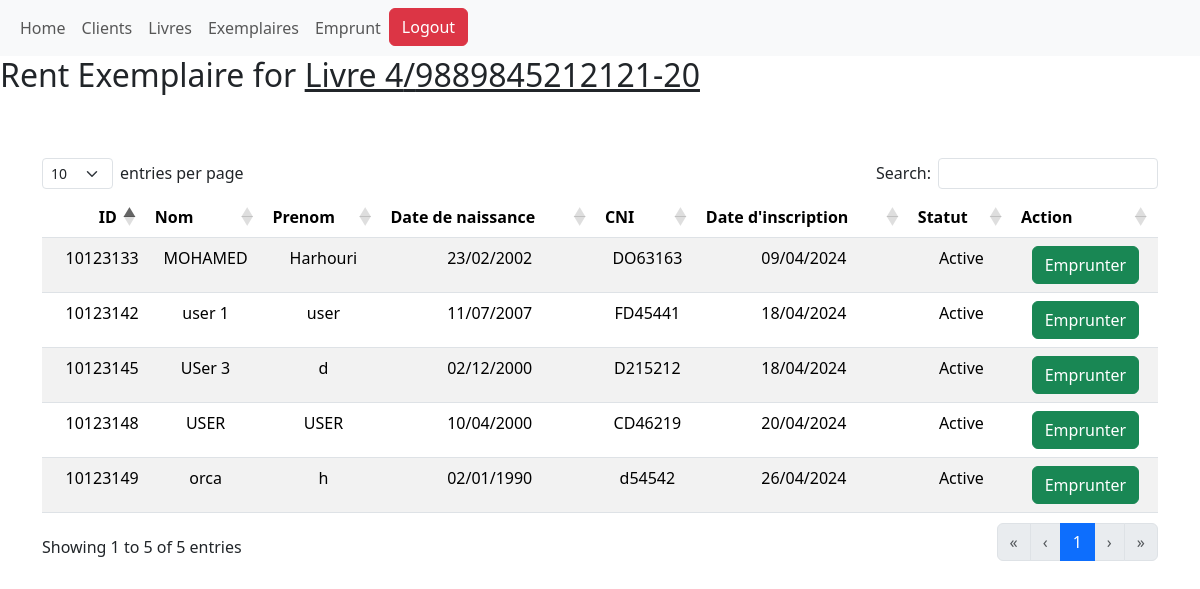
The page /Livre_emprunt/115 (signed in) on the database its author committed.
### Lib_sys/models.py (models this page shows, shortened)
class Livre(models.Model):
    LANGUE_CHOICES = [
        ('', 'Select langue'),
        ('AR','Arabe'),
        ('FR', 'Français'),
        ('EN', 'Anglais'),
        ('ES', 'Espagnol'),
        ('AUTRE', 'Autre'),
    ]
    titre = models.CharField(max_length=100)
    auteur = models.CharField(max_length=100)
    description = models.TextField()
    ISBN = models.CharField(max_length=13)
    langue = models.CharField(max_length=6, choices=LANGUE_CHOICES)
    number_exemplaires = models.PositiveBigIntegerField(default=0)
    quantite = models.PositiveIntegerField(default=0)
    pret = models.BooleanField(default=True)
    def __str__(self):
        return f"{self.titre}"

class Exemplaire(models.Model):
    STATUT_CHOICES = [('Disponible', 'Disponible'),
                    ('Perdu', 'Perdu'),
                    ('Endommagé', 'Endommagé'),
                    ('Prêté', 'Prêté')]
    livre = models.ForeignKey('Livre', on_delete=models.CASCADE)
    numero_exemplaire = models.CharField(max_length=100)
    statut = models.CharField(max_length=50, default='Disponible')

class Client(models.Model):
    STATUT_CHOICES = [
        ('Active', 'Active'),
        ('Non active', 'Non active'),
        ('Banned', 'Banned'),
    ]
    nom = models.CharField(max_length=100)
    prenom = models.CharField(max_length=100)
    date_de_naissance = models.DateField()
    CNI = models.CharField(max_length=20)
    date_d_inscription = models.DateField(auto_now_add=True)
    date_validite = models.DateField(null=True, blank=True)
    statut = models.CharField(max_length=50, default="Active")

### Lib_sys/views.py (the view)
# urls.py: path('Livre_emprunt/<int:id>', views.emprunt_livre, name="Livre_emprunt"),
@login_required
def emprunt_livre(request, id):
    clients = Client.objects.filter(statut="Active")
    livre = Livre.objects.get(pk=id)
    exemplaire = Exemplaire.objects.filter(livre=livre, statut='Disponible').last()
    return render(request, 'rent_liv.html', {'livre':livre, 'exemplaire':exemplaire, 'clients': clients})

### Lib_sys/templates/rent_liv.html (shortened to what this page needs)
{% extends "base.html" %}
{% block content %}
<h2>Rent Exemplaire for <u>{{livre}}/{{ exemplaire.numero_exemplaire }}</u></h2>
<div class="container-sm pt-5">
        <table id="myTable" class="table table-striped text-center" style="width:100%">
            <thead>
                <tr>
                    <th>ID</th>
                    <th>Nom</th>
                    <th>Prenom</th>
                    <th>Date de naissance</th>
                    <th>CNI</th>
                    <th>Date d'inscription</th>
                    <th>Statut</th>
                    <th>Action</th>
                </tr>
            </thead>
            <tbody>
                {% for client in clients %}
                <tr>
                    <td id="row">{{client.id}}</td>
                    <td>{{client.nom}}</td>
                    <td>{{client.prenom}}</td>
                    <td>{{client.date_de_naissance | date:"d/m/Y"}}</td>
                    <td>{{client.CNI}}</td>
                    <td>{{client.date_d_inscription | date:"d/m/Y" }}</td>
                    <td>{{client.statut}}</td>
                    <td>
                        <form method="post" action="{% url 'Emprunt' client.id %}">
                            <button type="submit" class="btn btn-success">Emprunter</button>
                        </form>
                    </td>
                </tr>
                {% endfor %}
            </tbody>
        </table>
</div>
{% endblock %}

### rows shown on the page
Livre: titre "Livre 4"
Exemplaire: numero_exemplaire "9889845212121-20"
Client: id "10123133", nom "MOHAMED", prenom "Harhouri", date_de_naissance "23/02/2002", CNI "DO63163", date_d_inscription "09/04/2024", statut "Active"
Client: id "10123142", nom "user 1", prenom "user", date_de_naissance "11/07/2007", CNI "FD45441", date_d_inscription "18/04/2024", statut "Active"
Client: id "10123145", nom "USer 3", prenom "d", date_de_naissance "02/12/2000", CNI "D215212", date_d_inscription "18/04/2024", statut "Active"
Client: id "10123148", nom "USER", prenom "USER", date_de_naissance "10/04/2000", CNI "CD46219", date_d_inscription "20/04/2024", statut "Active"
Client: id "10123149", nom "orca", prenom "h", date_de_naissance "02/01/1990", CNI "d54542", date_d_inscription "26/04/2024", statut "Active"
